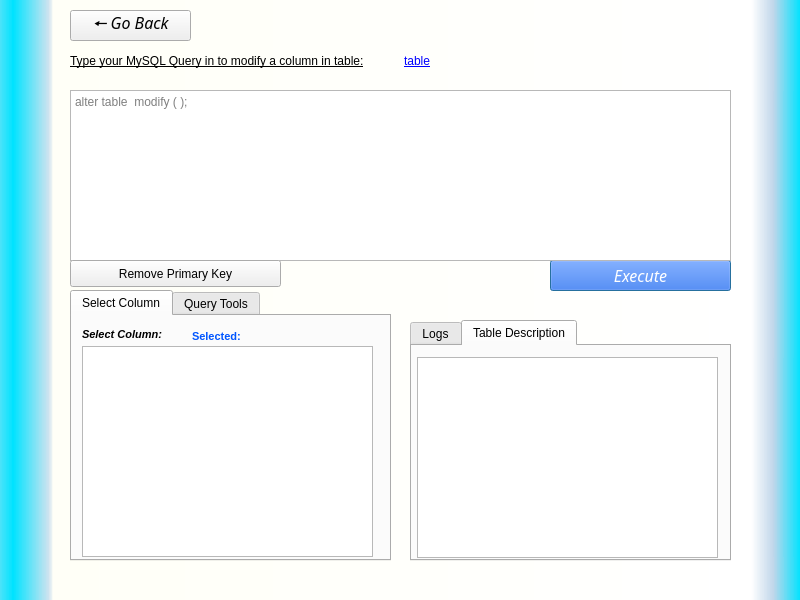
<?xml version="1.0" encoding="UTF-8"?>
<ui version="4.0">
 <class>mod_col_window</class>
 <widget class="QDialog" name="mod_col_window">
  <property name="geometry">
   <rect>
    <x>0</x>
    <y>0</y>
    <width>800</width>
    <height>600</height>
   </rect>
  </property>
  <property name="sizePolicy">
   <sizepolicy hsizetype="Fixed" vsizetype="Preferred">
    <horstretch>0</horstretch>
    <verstretch>0</verstretch>
   </sizepolicy>
  </property>
  <property name="minimumSize">
   <size>
    <width>800</width>
    <height>600</height>
   </size>
  </property>
  <property name="maximumSize">
   <size>
    <width>800</width>
    <height>600</height>
   </size>
  </property>
  <property name="windowTitle">
   <string>Modify Column</string>
  </property>
  <property name="windowIcon">
   <iconset>
    <normaloff>icon.png</normaloff>icon.png</iconset>
  </property>
  <property name="styleSheet">
   <string notr="true">LoginPg:QDialog{background-color: qconicalgradient(cx:0.258528, cy:0.847, angle:20, stop:0 rgba(123, 230, 239, 255), stop:1 rgba(255, 255, 255, 255))}</string>
  </property>
  <widget class="QWidget" name="mainWidget" native="true">
   <property name="enabled">
    <bool>true</bool>
   </property>
   <property name="geometry">
    <rect>
     <x>0</x>
     <y>0</y>
     <width>800</width>
     <height>600</height>
    </rect>
   </property>
   <property name="styleSheet">
    <string notr="true">QWidget#mainWidget{
background-color:qlineargradient(spread:reflect, x1:1, y1:0.472, x2:0.017, y2:0.472, stop:0 rgba(0, 227, 255, 255), stop:0.0340909 rgba(192, 214, 234, 255), stop:0.0625 rgba(255, 255, 255, 255), stop:0.948864 rgba(255, 255, 247, 255), stop:0.954545 rgba(209, 227, 239, 255), stop:1 rgba(0, 227, 255, 255));}
</string>
   </property>
   <widget class="QPushButton" name="executor">
    <property name="geometry">
     <rect>
      <x>550</x>
      <y>260</y>
      <width>181</width>
      <height>31</height>
     </rect>
    </property>
    <property name="font">
     <font>
      <family>Segoe UI Semibold</family>
      <pointsize>12</pointsize>
      <weight>7</weight>
      <italic>true</italic>
      <bold>false</bold>
     </font>
    </property>
    <property name="cursor">
     <cursorShape>PointingHandCursor</cursorShape>
    </property>
    <property name="mouseTracking">
     <bool>true</bool>
    </property>
    <property name="styleSheet">
     <string notr="true">background-color: rgb(0, 85, 255);
color: rgb(255, 255, 255);
font: 63 italic 12pt &quot;Segoe UI Semibold&quot;;
</string>
    </property>
    <property name="text">
     <string>Execute</string>
    </property>
    <property name="shortcut">
     <string>Ctrl+Return</string>
    </property>
    <property name="checkable">
     <bool>false</bool>
    </property>
   </widget>
   <widget class="QPushButton" name="back_btn">
    <property name="geometry">
     <rect>
      <x>70</x>
      <y>10</y>
      <width>121</width>
      <height>31</height>
     </rect>
    </property>
    <property name="font">
     <font>
      <family>Segoe UI Semibold</family>
      <pointsize>12</pointsize>
      <weight>7</weight>
      <italic>true</italic>
      <bold>false</bold>
     </font>
    </property>
    <property name="cursor">
     <cursorShape>PointingHandCursor</cursorShape>
    </property>
    <property name="mouseTracking">
     <bool>true</bool>
    </property>
    <property name="tabletTracking">
     <bool>true</bool>
    </property>
    <property name="styleSheet">
     <string notr="true">font: 63 italic 12pt &quot;Segoe UI Semibold&quot;;</string>
    </property>
    <property name="text">
     <string>🠔 Go Back</string>
    </property>
    <property name="flat">
     <bool>false</bool>
    </property>
   </widget>
   <widget class="QTabWidget" name="input_tabWidget">
    <property name="geometry">
     <rect>
      <x>70</x>
      <y>290</y>
      <width>321</width>
      <height>271</height>
     </rect>
    </property>
    <property name="currentIndex">
     <number>0</number>
    </property>
    <widget class="QWidget" name="tab">
     <attribute name="title">
      <string>Select Column</string>
     </attribute>
     <widget class="QListWidget" name="col_listWidget">
      <property name="geometry">
       <rect>
        <x>10</x>
        <y>30</y>
        <width>291</width>
        <height>211</height>
       </rect>
      </property>
      <property name="cursor" stdset="0">
       <cursorShape>PointingHandCursor</cursorShape>
      </property>
      <property name="editTriggers">
       <set>QAbstractItemView::NoEditTriggers</set>
      </property>
     </widget>
     <widget class="QLabel" name="label_4">
      <property name="geometry">
       <rect>
        <x>10</x>
        <y>10</y>
        <width>111</width>
        <height>16</height>
       </rect>
      </property>
      <property name="font">
       <font>
        <pointsize>8</pointsize>
        <weight>75</weight>
        <italic>true</italic>
        <bold>true</bold>
       </font>
      </property>
      <property name="text">
       <string>Select Column:</string>
      </property>
     </widget>
     <widget class="QLabel" name="selector_selected_Col">
      <property name="geometry">
       <rect>
        <x>120</x>
        <y>10</y>
        <width>161</width>
        <height>20</height>
       </rect>
      </property>
      <property name="font">
       <font>
        <pointsize>8</pointsize>
        <weight>75</weight>
        <bold>true</bold>
       </font>
      </property>
      <property name="styleSheet">
       <string notr="true">color: rgb(0, 85, 255);</string>
      </property>
      <property name="text">
       <string>Selected: &lt;none&gt;</string>
      </property>
      <property name="wordWrap">
       <bool>true</bool>
      </property>
     </widget>
    </widget>
    <widget class="QWidget" name="query_tools">
     <attribute name="title">
      <string>Query Tools</string>
     </attribute>
     <widget class="QWidget" name="horizontalLayoutWidget">
      <property name="geometry">
       <rect>
        <x>20</x>
        <y>20</y>
        <width>281</width>
        <height>22</height>
       </rect>
      </property>
      <layout class="QHBoxLayout" name="horizontalLayout">
       <item>
        <widget class="QLabel" name="label">
         <property name="font">
          <font>
           <pointsize>9</pointsize>
           <weight>75</weight>
           <bold>true</bold>
          </font>
         </property>
         <property name="text">
          <string>Selected Column:</string>
         </property>
        </widget>
       </item>
       <item>
        <widget class="QLabel" name="selected_Col">
         <property name="font">
          <font>
           <pointsize>9</pointsize>
           <weight>75</weight>
           <bold>true</bold>
          </font>
         </property>
         <property name="styleSheet">
          <string notr="true">color: rgb(0, 85, 255);</string>
         </property>
         <property name="text">
          <string>&lt;none&gt;</string>
         </property>
         <property name="wordWrap">
          <bool>true</bool>
         </property>
        </widget>
       </item>
       <item>
        <spacer name="horizontalSpacer">
         <property name="orientation">
          <enum>Qt::Horizontal</enum>
         </property>
         <property name="sizeHint" stdset="0">
          <size>
           <width>40</width>
           <height>20</height>
          </size>
         </property>
        </spacer>
       </item>
      </layout>
     </widget>
     <widget class="QWidget" name="gridLayoutWidget">
      <property name="geometry">
       <rect>
        <x>20</x>
        <y>50</y>
        <width>281</width>
        <height>71</height>
       </rect>
      </property>
      <layout class="QGridLayout" name="gridLayout">
       <item row="0" column="0">
        <widget class="QRadioButton" name="str_btn">
         <property name="cursor">
          <cursorShape>PointingHandCursor</cursorShape>
         </property>
         <property name="text">
          <string>Text (String)</string>
         </property>
        </widget>
       </item>
       <item row="0" column="1">
        <widget class="QRadioButton" name="int_btn">
         <property name="cursor">
          <cursorShape>PointingHandCursor</cursorShape>
         </property>
         <property name="text">
          <string>Integer (int)</string>
         </property>
         <property name="checked">
          <bool>true</bool>
         </property>
        </widget>
       </item>
       <item row="1" column="0">
        <widget class="QRadioButton" name="date_btn">
         <property name="cursor">
          <cursorShape>PointingHandCursor</cursorShape>
         </property>
         <property name="text">
          <string>Date</string>
         </property>
        </widget>
       </item>
       <item row="1" column="1">
        <widget class="QRadioButton" name="float_btn">
         <property name="cursor">
          <cursorShape>PointingHandCursor</cursorShape>
         </property>
         <property name="text">
          <string>Decimal (float)</string>
         </property>
        </widget>
       </item>
      </layout>
     </widget>
     <widget class="QSpinBox" name="len_spinBox">
      <property name="geometry">
       <rect>
        <x>20</x>
        <y>140</y>
        <width>81</width>
        <height>51</height>
       </rect>
      </property>
      <property name="cursor">
       <cursorShape>ArrowCursor</cursorShape>
      </property>
      <property name="minimum">
       <number>1</number>
      </property>
      <property name="maximum">
       <number>255</number>
      </property>
      <property name="value">
       <number>20</number>
      </property>
      <property name="displayIntegerBase">
       <number>10</number>
      </property>
     </widget>
     <widget class="QWidget" name="verticalLayoutWidget">
      <property name="geometry">
       <rect>
        <x>120</x>
        <y>130</y>
        <width>184</width>
        <height>58</height>
       </rect>
      </property>
      <layout class="QVBoxLayout" name="verticalLayout">
       <item>
        <widget class="QCheckBox" name="primarykey_checkBox">
         <property name="cursor">
          <cursorShape>PointingHandCursor</cursorShape>
         </property>
         <property name="text">
          <string>Set as Primary Key.</string>
         </property>
        </widget>
       </item>
       <item>
        <widget class="QCheckBox" name="not_NULL_checkBox">
         <property name="cursor">
          <cursorShape>PointingHandCursor</cursorShape>
         </property>
         <property name="text">
          <string>Set as NOT NULL</string>
         </property>
        </widget>
       </item>
      </layout>
     </widget>
     <widget class="QLabel" name="label_3">
      <property name="geometry">
       <rect>
        <x>20</x>
        <y>190</y>
        <width>81</width>
        <height>31</height>
       </rect>
      </property>
      <property name="font">
       <font>
        <pointsize>8</pointsize>
        <weight>75</weight>
        <italic>true</italic>
        <bold>true</bold>
       </font>
      </property>
      <property name="text">
       <string>Max. No of Characters</string>
      </property>
      <property name="wordWrap">
       <bool>true</bool>
      </property>
     </widget>
     <widget class="QPushButton" name="appendor">
      <property name="geometry">
       <rect>
        <x>180</x>
        <y>200</y>
        <width>161</width>
        <height>41</height>
       </rect>
      </property>
      <property name="font">
       <font>
        <family>Segoe UI Semibold</family>
        <pointsize>12</pointsize>
        <weight>7</weight>
        <italic>true</italic>
        <bold>false</bold>
       </font>
      </property>
      <property name="cursor">
       <cursorShape>PointingHandCursor</cursorShape>
      </property>
      <property name="mouseTracking">
       <bool>true</bool>
      </property>
      <property name="styleSheet">
       <string notr="true">font: 63 italic 12pt &quot;Segoe UI Semibold&quot;;
color: rgba(255, 255, 255, 255);
border-radius:20px;
background-color: qlineargradient(spread:pad, x1:0.502205, y1:1, x2:0.493, y2:0, stop:0 rgba(0, 130, 181, 255), stop:1 rgba(0, 244, 233, 255));</string>
      </property>
      <property name="text">
       <string>Append</string>
      </property>
     </widget>
    </widget>
   </widget>
   <widget class="QTabWidget" name="display_tabWidget">
    <property name="geometry">
     <rect>
      <x>410</x>
      <y>320</y>
      <width>321</width>
      <height>241</height>
     </rect>
    </property>
    <property name="currentIndex">
     <number>1</number>
    </property>
    <property name="movable">
     <bool>true</bool>
    </property>
    <widget class="QWidget" name="logs">
     <attribute name="title">
      <string>Logs</string>
     </attribute>
     <widget class="QListWidget" name="log_box">
      <property name="geometry">
       <rect>
        <x>5</x>
        <y>11</y>
        <width>301</width>
        <height>201</height>
       </rect>
      </property>
      <property name="mouseTracking">
       <bool>true</bool>
      </property>
      <property name="editTriggers">
       <set>QAbstractItemView::NoEditTriggers</set>
      </property>
     </widget>
    </widget>
    <widget class="QWidget" name="desc_table">
     <attribute name="title">
      <string>Table Description</string>
     </attribute>
     <widget class="QTableWidget" name="tableWidget">
      <property name="geometry">
       <rect>
        <x>5</x>
        <y>11</y>
        <width>301</width>
        <height>201</height>
       </rect>
      </property>
      <property name="cursor" stdset="0">
       <cursorShape>ArrowCursor</cursorShape>
      </property>
      <property name="editTriggers">
       <set>QAbstractItemView::NoEditTriggers</set>
      </property>
      <property name="selectionMode">
       <enum>QAbstractItemView::SingleSelection</enum>
      </property>
      <property name="selectionBehavior">
       <enum>QAbstractItemView::SelectRows</enum>
      </property>
      <attribute name="horizontalHeaderVisible">
       <bool>false</bool>
      </attribute>
      <attribute name="horizontalHeaderCascadingSectionResizes">
       <bool>true</bool>
      </attribute>
      <attribute name="horizontalHeaderDefaultSectionSize">
       <number>140</number>
      </attribute>
      <attribute name="horizontalHeaderHighlightSections">
       <bool>true</bool>
      </attribute>
      <attribute name="horizontalHeaderMinimumSectionSize">
       <number>100</number>
      </attribute>
      <attribute name="verticalHeaderVisible">
       <bool>false</bool>
      </attribute>
      <attribute name="verticalHeaderCascadingSectionResizes">
       <bool>true</bool>
      </attribute>
      <attribute name="verticalHeaderDefaultSectionSize">
       <number>30</number>
      </attribute>
      <attribute name="verticalHeaderMinimumSectionSize">
       <number>30</number>
      </attribute>
      <attribute name="verticalHeaderStretchLastSection">
       <bool>true</bool>
      </attribute>
     </widget>
    </widget>
   </widget>
   <widget class="QTextEdit" name="Querybox">
    <property name="geometry">
     <rect>
      <x>70</x>
      <y>90</y>
      <width>661</width>
      <height>171</height>
     </rect>
    </property>
    <property name="styleSheet">
     <string notr="true">font: 11pt &quot;Consolas&quot;;
</string>
    </property>
    <property name="placeholderText">
     <string>alter table &lt;table_name&gt; modify (&lt;attrib_name&gt; &lt;NEW_datatype&gt;);</string>
    </property>
   </widget>
   <widget class="QWidget" name="horizontalLayoutWidget_2">
    <property name="geometry">
     <rect>
      <x>70</x>
      <y>40</y>
      <width>661</width>
      <height>41</height>
     </rect>
    </property>
    <layout class="QHBoxLayout" name="horizontalLayout_2">
     <item>
      <widget class="QLabel" name="label_6">
       <property name="styleSheet">
        <string notr="true">font: 63 italic 12pt &quot;Segoe UI Semibold&quot;;
text-decoration: underline;</string>
       </property>
       <property name="text">
        <string>Type your MySQL Query in to modify a column in table:</string>
       </property>
      </widget>
     </item>
     <item>
      <widget class="QLabel" name="selected_TB">
       <property name="styleSheet">
        <string notr="true">font: 63 italic 12pt &quot;Segoe UI Semibold&quot;;
color: rgb(0, 0, 255);
text-decoration: underline;</string>
       </property>
       <property name="text">
        <string>table</string>
       </property>
       <property name="alignment">
        <set>Qt::AlignLeading|Qt::AlignLeft|Qt::AlignVCenter</set>
       </property>
       <property name="wordWrap">
        <bool>true</bool>
       </property>
      </widget>
     </item>
    </layout>
   </widget>
   <widget class="QPushButton" name="rm_primaryKey">
    <property name="geometry">
     <rect>
      <x>70</x>
      <y>260</y>
      <width>211</width>
      <height>27</height>
     </rect>
    </property>
    <property name="text">
     <string>Remove Primary Key</string>
    </property>
   </widget>
  </widget>
 </widget>
 <resources/>
 <connections/>
</ui>
